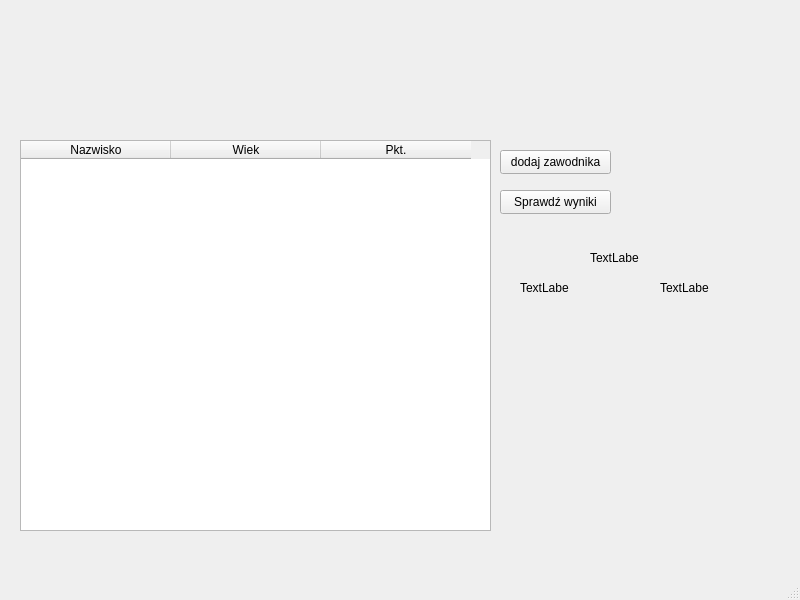
<?xml version="1.0" encoding="UTF-8"?>
<ui version="4.0">
 <class>MainWindow</class>
 <widget class="QMainWindow" name="MainWindow">
  <property name="geometry">
   <rect>
    <x>0</x>
    <y>0</y>
    <width>800</width>
    <height>600</height>
   </rect>
  </property>
  <property name="windowTitle">
   <string>MainWindow</string>
  </property>
  <widget class="QWidget" name="centralwidget">
   <widget class="QTableWidget" name="tableWidget">
    <property name="geometry">
     <rect>
      <x>20</x>
      <y>140</y>
      <width>471</width>
      <height>391</height>
     </rect>
    </property>
    <property name="editTriggers">
     <set>QAbstractItemView::NoEditTriggers</set>
    </property>
    <property name="showGrid">
     <bool>true</bool>
    </property>
    <attribute name="horizontalHeaderDefaultSectionSize">
     <number>150</number>
    </attribute>
    <column>
     <property name="text">
      <string>Nazwisko</string>
     </property>
    </column>
    <column>
     <property name="text">
      <string>Wiek</string>
     </property>
    </column>
    <column>
     <property name="text">
      <string>Pkt.</string>
     </property>
    </column>
   </widget>
   <widget class="QPushButton" name="dodaj">
    <property name="geometry">
     <rect>
      <x>500</x>
      <y>150</y>
      <width>111</width>
      <height>24</height>
     </rect>
    </property>
    <property name="text">
     <string>dodaj zawodnika</string>
    </property>
   </widget>
   <widget class="QPushButton" name="wyniki">
    <property name="geometry">
     <rect>
      <x>500</x>
      <y>190</y>
      <width>111</width>
      <height>24</height>
     </rect>
    </property>
    <property name="text">
     <string>Sprawdź wyniki</string>
    </property>
   </widget>
   <widget class="QLabel" name="zawodnik2">
    <property name="geometry">
     <rect>
      <x>520</x>
      <y>280</y>
      <width>49</width>
      <height>16</height>
     </rect>
    </property>
    <property name="text">
     <string>TextLabel</string>
    </property>
   </widget>
   <widget class="QLabel" name="zawodnik1">
    <property name="geometry">
     <rect>
      <x>590</x>
      <y>250</y>
      <width>49</width>
      <height>16</height>
     </rect>
    </property>
    <property name="text">
     <string>TextLabel</string>
    </property>
   </widget>
   <widget class="QLabel" name="zawodnik3">
    <property name="geometry">
     <rect>
      <x>660</x>
      <y>280</y>
      <width>49</width>
      <height>16</height>
     </rect>
    </property>
    <property name="text">
     <string>TextLabel</string>
    </property>
   </widget>
   <widget class="QLabel" name="logo">
    <property name="geometry">
     <rect>
      <x>30</x>
      <y>20</y>
      <width>151</width>
      <height>111</height>
     </rect>
    </property>
    <property name="text">
     <string/>
    </property>
   </widget>
  </widget>
  <widget class="QMenuBar" name="menubar">
   <property name="geometry">
    <rect>
     <x>0</x>
     <y>0</y>
     <width>800</width>
     <height>21</height>
    </rect>
   </property>
  </widget>
  <widget class="QStatusBar" name="statusbar"/>
 </widget>
 <resources/>
 <connections/>
</ui>
